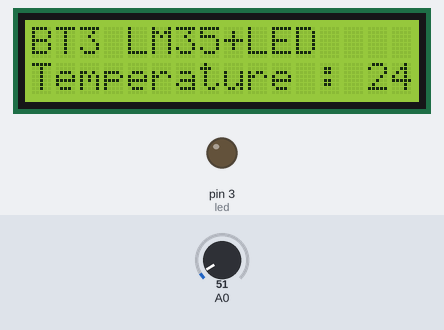
Bench run of a sketch on a simulated Arduino Uno, built with avr-gcc and run on an emulated ATmega328P. Shown: 16×2 character LCD, output pins drawn as LEDs (lit = HIGH). Inputs (shaded band) come from the test bench; at power-on: A0 = 51.

Above: at 2.2 s.
2.3 s: A0 set to 66
At 3.0 s:
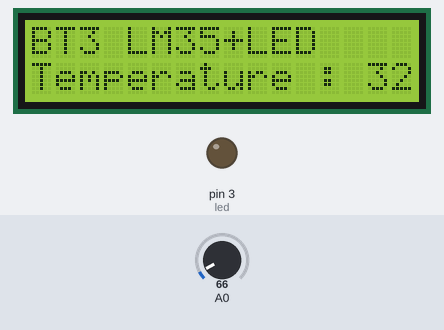
3.9 s: A0 set to 77
At 4.3 s:
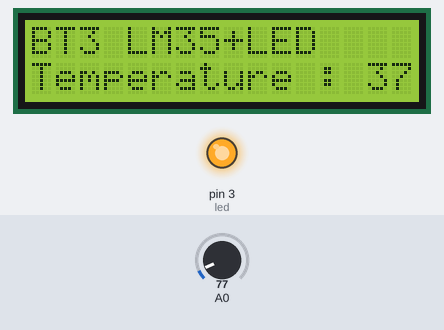
5.4 s: A0 set to 71
At 6.8 s:
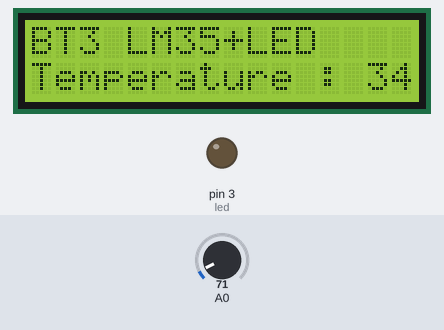
Timing chart, 0 to 8.4 s (numbered marks = the images above; inputs shaded):
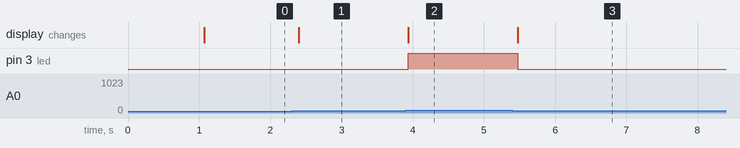

Measured:
- the behaviour switches between 73 and 74 on A0 (found by bisection; images 1 and 2)
- after the input at 2.3 s, the display: changes after 0.10 s (image 1)
- after the input at 3.9 s, pin 3 (led): LOW → HIGH at once; the display: changes at once (image 2)
- after the input at 5.4 s, pin 3 (led): HIGH → LOW after 0.08 s; the display: changes after 0.08 s (image 3)

The sketch:

BT3.ino
```cpp
#include <LiquidCrystal.h>
LiquidCrystal lcd (13,12,7,6,5,4);
#define led 3

void setup() {
  pinMode(led, OUTPUT);
  lcd.begin(16,2);
  lcd.clear();
  lcd.setCursor(0,0);
  lcd.print("BT3 LM35+LED");
  delay(1000);

}

void loop() {
  int value = analogRead(A0);
  int temp   = map(value, 0, 1023, 0, 500);
  lcd.setCursor(0,1);
  lcd.print("Temperature : ");
  lcd.print(temp);
  if(temp > 35){
    digitalWrite(led,1);}
    else{
      digitalWrite(led,0);}
  delay(100);
}
```
